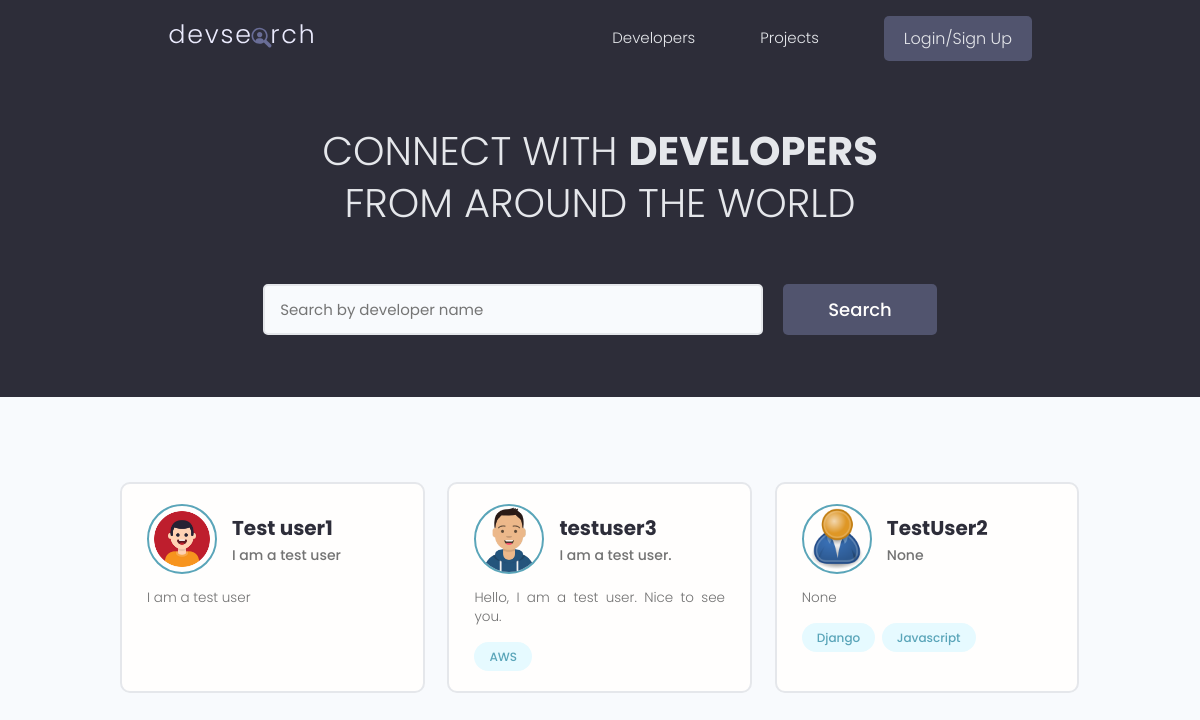
Before: / with the older database file.
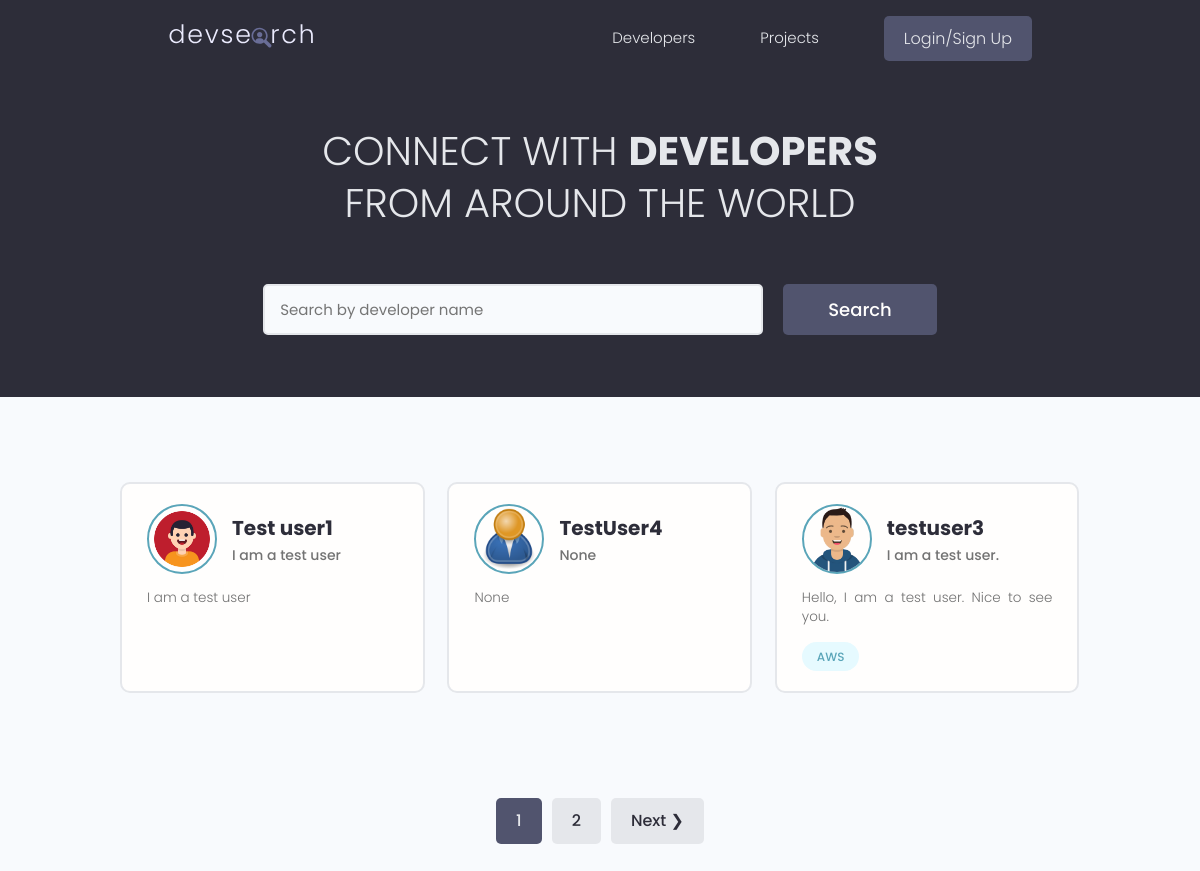
After: the same page with the newer database file.
### users/models.py (models this page shows, shortened)
class Profile(models.Model):
    user = models.OneToOneField(User, on_delete=models.CASCADE, null=True, blank=True)
    name = models.CharField(max_length=200, blank=True, null=True)
    email = models.EmailField(max_length=500, blank=True, null=True)
    username = models.CharField(max_length=200, blank=True, null=True)
    location = models.CharField(max_length=200, blank=True, null=True)
    short_intro = models.CharField(max_length=200, blank=True, null=True)
    bio = models.TextField(blank=True, null=True)
    profile_image = models.ImageField(
        null=True, blank=True, upload_to='profiles/', default="profiles/user-default.png")
    social_github = models.CharField(max_length=200, blank=True, null=True)
    social_twitter = models.CharField(max_length=200, blank=True, null=True)
    social_linkedin = models.CharField(max_length=200, blank=True, null=True)
    social_youtube = models.CharField(max_length=200, blank=True, null=True)
    social_website = models.CharField(max_length=200, blank=True, null=True)
    created = models.DateTimeField(auto_now_add=True)
    id = models.UUIDField(default=uuid.uuid4, unique=True,
                          primary_key=True, editable=False)

class Skill(models.Model):
    owner = models.ForeignKey(Profile, on_delete=models.CASCADE, null=True, blank=True)
    name = models.CharField(max_length=200, blank=True, null=True)
    description = models.TextField(null=True, blank=True)
    created = models.DateTimeField(auto_now_add=True)
    id = models.UUIDField(default=uuid.uuid4, unique=True,
                          primary_key=True, editable=False)
    def __str__(self):
        return str(self.name)

### users/views.py (the view)
# urls.py: path('', views.profiles, name="profiles"),
def profiles(request):
    profiles, search_query = searchProfiles(request)
    custom_range, profiles = paginateProfiles(request, profiles, 3)
    context = {'profiles': profiles, 'search_query': search_query,
               'custom_range': custom_range}
    return render(request, 'users/profiles.html', context)

### users/utils.py (called while the page is built)
def searchProfiles(request):
    search_query = ''
    if request.GET.get('search_query'):
        search_query = request.GET.get('search_query')
    skills = Skill.objects.filter(name__icontains=search_query)
    profiles = Profile.objects.distinct().filter(
        Q(name__icontains=search_query) |
        Q(short_intro__icontains=search_query) |
        Q(skill__in=skills)
    )
    return profiles, search_query

def paginateProfiles(request, profiles, results):
    page = request.GET.get('page')
    paginator = Paginator(profiles, results)
    try:
        profiles = paginator.page(page)
    except PageNotAnInteger:
        page = 1
        profiles = paginator.page(page)
    except EmptyPage:
        page = paginator.num_pages
        profiles = paginator.page(page)
    leftIndex = (int(page) - 4)
    if leftIndex < 1:
        leftIndex = 1
    rightIndex = (int(page) + 5)
    if rightIndex > paginator.num_pages:
        rightIndex = paginator.num_pages + 1
    custom_range = range(leftIndex, rightIndex)
    return custom_range, profiles

### users/templates/users/profiles.html (shortened to what this page needs)
{% extends 'main.html' %}
{% block content %}
  <main class="home">
    <section class="hero-section text-center">
      <div class="container container--narrow">
        <div class="hero-section__box">
          <h2>CONNECT WITH <span>DEVELOPERS</span></h2>
          <h2>FROM AROUND THE WORLD</h2>
        </div>
        <div class="hero-section__search">
          <form class="form" action="{% url 'profiles'%}" method="get">
            <form id='searchForm' class="form" action="{% url 'profiles'%}" method="get">
            <div class="form__field">
              <input class="input input--text" id="formInput#search" type="text" name="search_query"
               value="{{search_query}}" placeholder="Search by developer name" />
            </div>
            <input class="btn btn--sub btn--lg" type="submit" value="Search" />
          </form>
        </div>
      </div>
    </section>
    <section class="devlist">
      <div class="container">
        <div class="grid grid--three">
            {% for profile in profiles %}
            <div class="column card">
                <div class="dev">
                    <a href="{% url 'user-profile' profile.id %}" class="card__body">
                        <div class="dev__profile">
                            <img class="avatar avatar--md" src="{{ profile.profile_image.url }}" alt="image" />
                            <div class="dev__meta">
                            <h3>{{profile.name}}</h3>
                            <h5>{{profile.short_intro|slice:"60"}}</h5>
                            </div>
                        </div>
                        <p class="dev__info">{{profile.bio|slice:"150"}}</p>
                        <div class="dev__skills">
                            {% for skill in profile.skill_set.all|slice:"5" %}
                            <span class="tag tag--pill tag--main">
                                <small>{{skill}}</small>
                            </span>
                            {% endfor %}
                        </div>
                    </a>
                </div>
            </div>
            {% endfor %}
        </div>
      </div>
    </section>
    {% include 'pagination.html' with queryset=profiles custom_range=custom_range %}
  </main>
{% endblock content %}

Changed rows visible on the page:
no longer on this page (row unchanged): Profile: profile_image (placeholder picture), name "TestUser2", short_intro "None", bio "None"
no longer on this page (row unchanged): Skill: name "Django", shown under "TestUser2"
no longer on this page (row unchanged): Skill: name "Javascript", shown under "TestUser2"
added Profile: profile_image (placeholder picture), name "TestUser4", short_intro "None", bio "None"
Other visible differences:
new list line: "1"
new list line: "2"
text now shown: "Next ❯"
